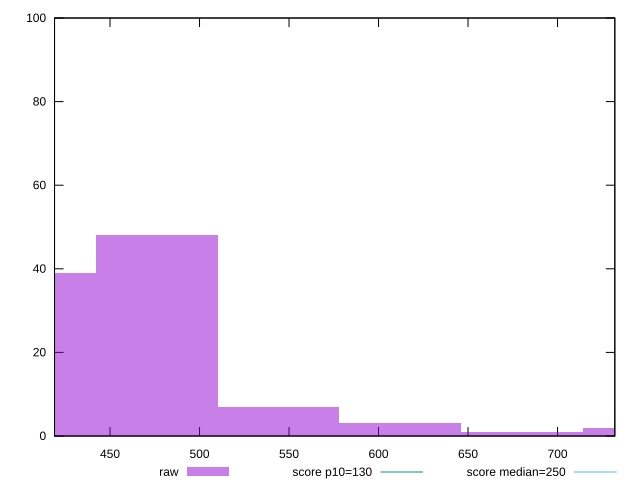

Source code (gnuplot):
reset

$raw <<EOF
476.0908461639763 48
612.1168022108267 3
748.1427582576771 2
680.1297802342519 1
408.0778681405511 39
544.1038241874015 7
EOF

set key outside below
set boxwidth 68.01297802342519
set xrange [419:732]
set yrange [0:100]
set trange [0:100]
set style fill transparent solid 0.5 noborder

set parametric
set terminal svg size 640, 490 enhanced background rgb 'white'
set output "report_00009_2021-02-08T22-37-41.559Z/max-potential-fid/samples/pages+cached/raw/histogram.svg"

plot $raw title "raw" with boxes, \
     130,t title "score p10=130", \
     250,t title "score median=250"

reset
